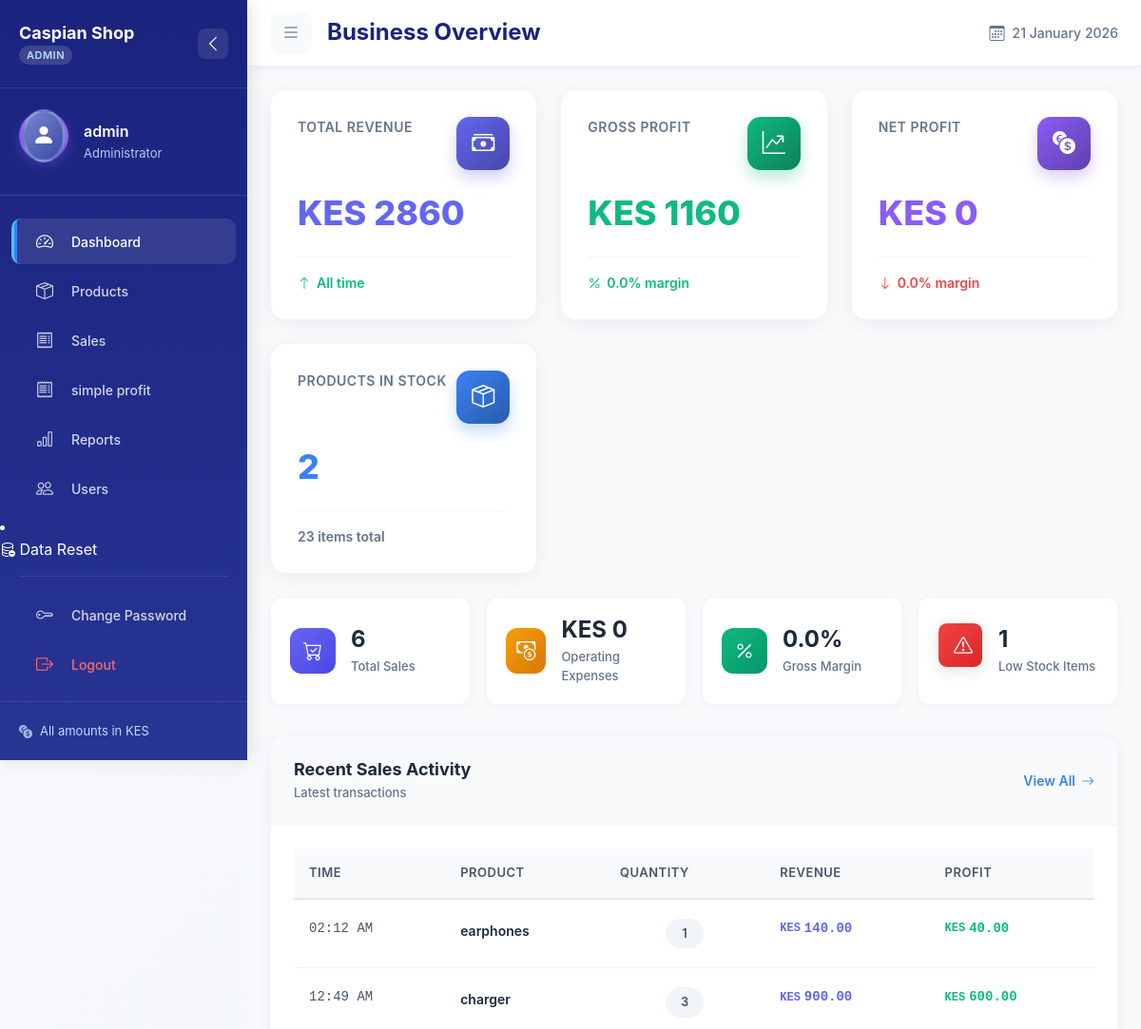
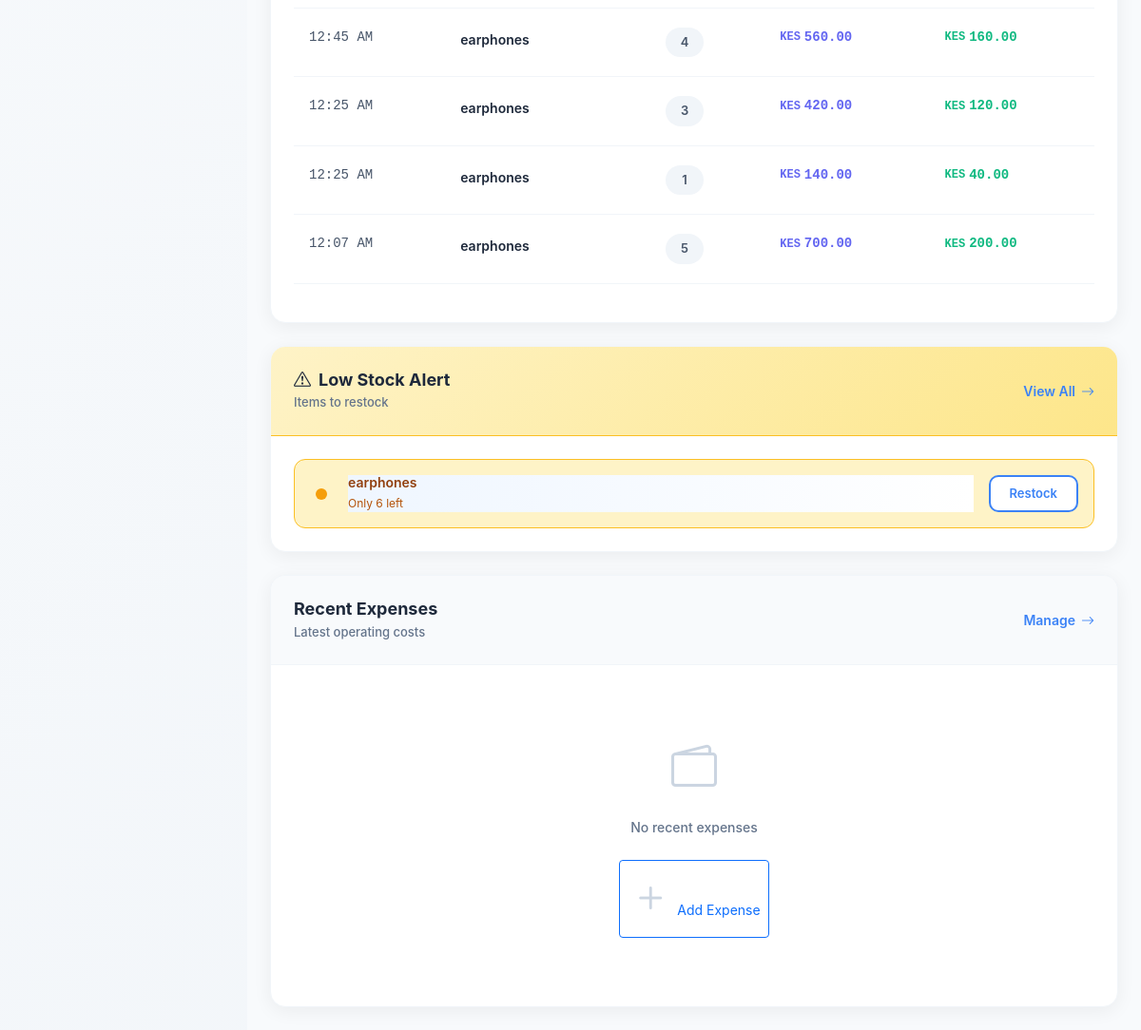
The app's page /admin/dashboard (signed in), older data (2 pictures, top to bottom).
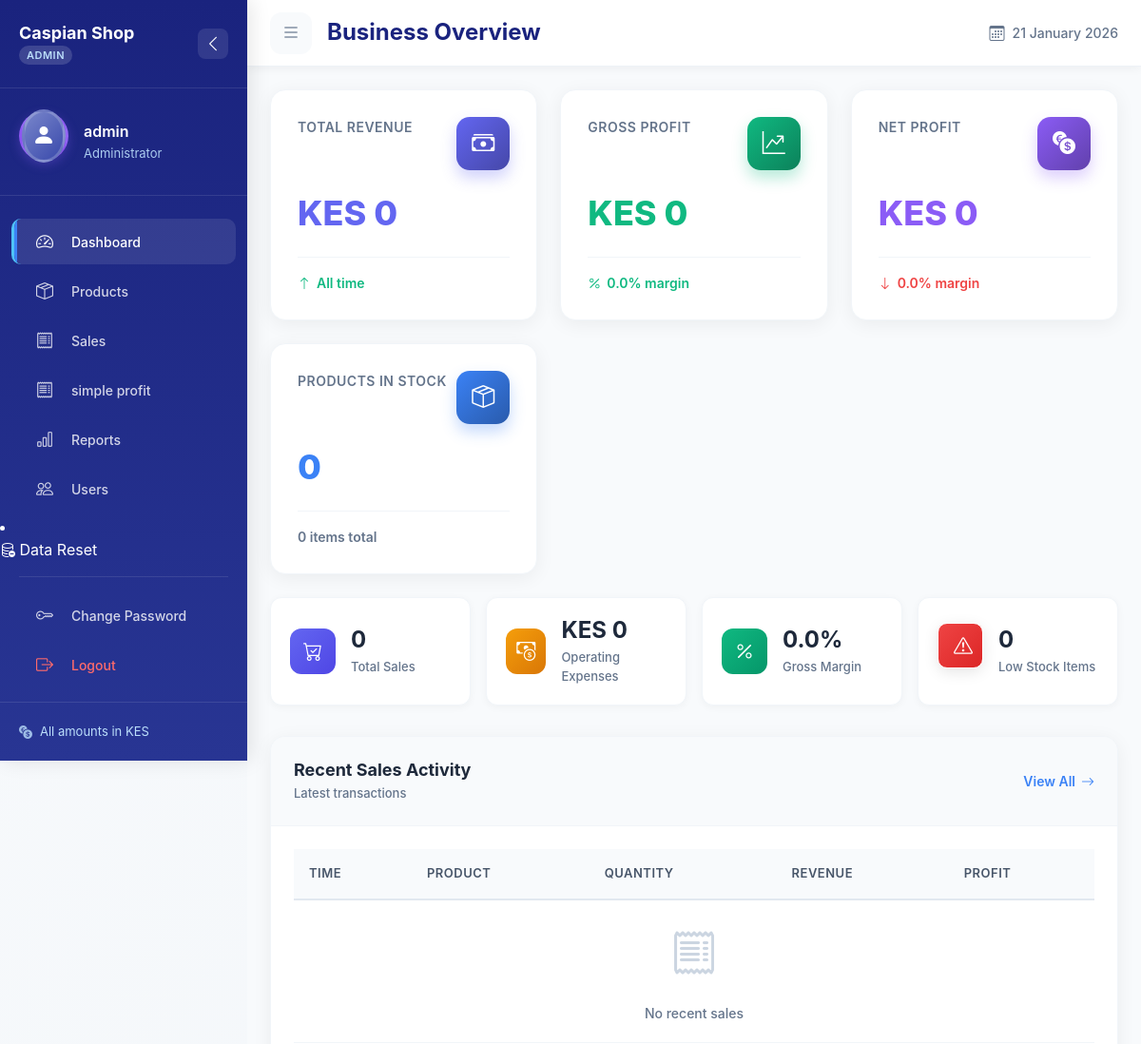
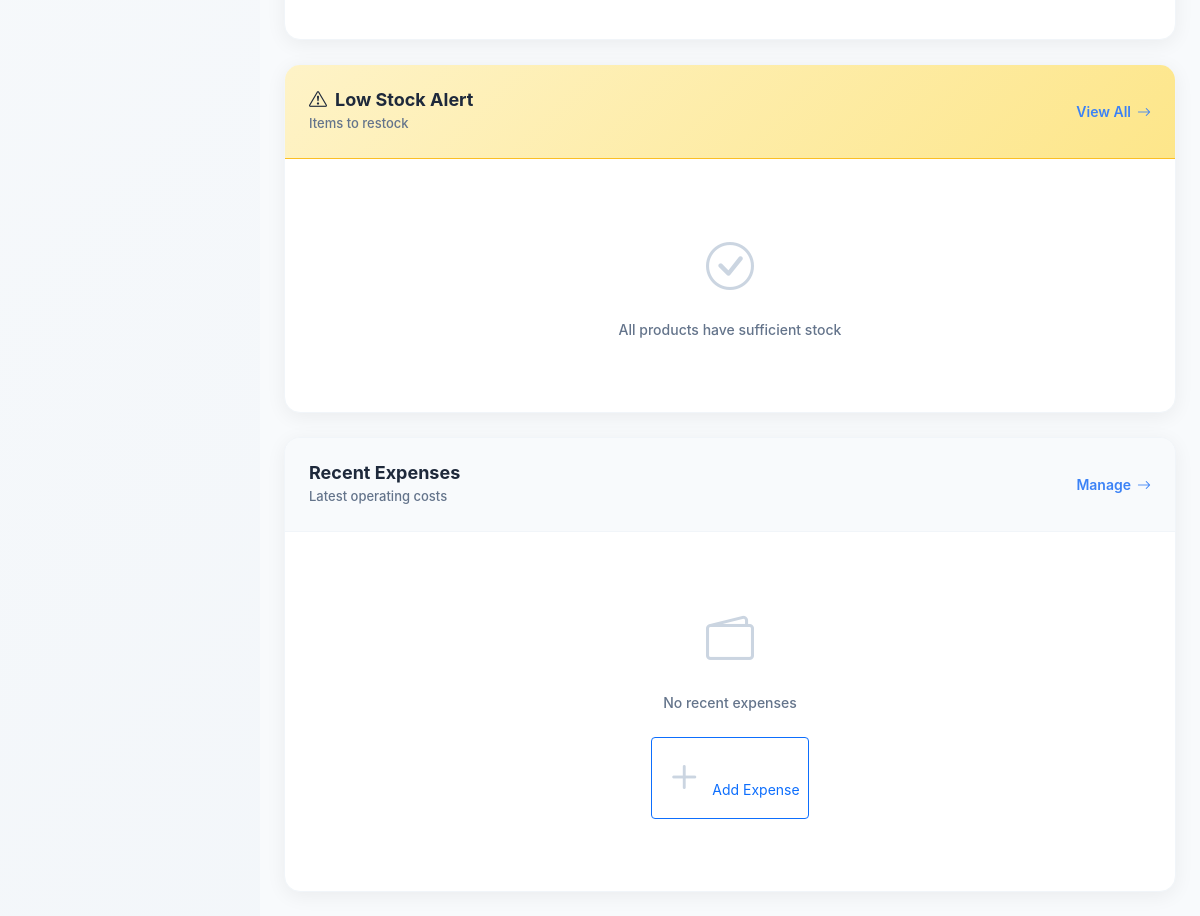
The same page, newer data (2 pictures, top to bottom).
### tables this page shows
CREATE TABLE sales (
                id INTEGER PRIMARY KEY AUTOINCREMENT,
                product_id INTEGER NOT NULL,
                quantity_sold INTEGER NOT NULL,
                total_price REAL NOT NULL,
                profit REAL NOT NULL,
                sale_date TIMESTAMP DEFAULT CURRENT_TIMESTAMP,
                FOREIGN KEY (product_id) REFERENCES products (id)
            );

CREATE TABLE products (
                id INTEGER PRIMARY KEY AUTOINCREMENT,
                name TEXT NOT NULL,
                buying_price REAL NOT NULL,
                selling_price REAL NOT NULL,
                quantity INTEGER NOT NULL,
                image_filename TEXT,
                created_at TIMESTAMP DEFAULT CURRENT_TIMESTAMP
            );

### app.py (the view)
@app.route('/admin/dashboard')
@login_required
def admin_dashboard():
    if not current_user.is_admin:
        return redirect(url_for('employee_dashboard'))
    try:
        summary = db.get_sales_summary() or {'total_sales': 0, 'total_revenue': 0, 'total_gross_profit': 0}
        low_stock = db.get_low_stock_products(threshold=10)
        best_selling = db.get_best_selling_products(limit=5)
        recent_sales_data = db.get_all_sales()[:10]
        today = date.today().isoformat()
        profit_data = db.get_profit_analysis(today, today)
        formatted_sales = []
        for sale in recent_sales_data:
            sale_dict = dict(sale) if not isinstance(sale, dict) else sale
            sale_dict['display_time'] = format_date_for_display(sale_dict.get('sale_date'))
            formatted_sales.append(sale_dict)
        products = db.get_all_products()
        total_products = len(products)
        total_items = sum(p.get('quantity', 0) for p in products)
        recent_expenses = db.get_all_expenses()[:5]
        return render_template('admin_dashboard.html',
                             summary=summary,
                             profit_data=profit_data,
                             low_stock=low_stock,
                             best_selling=best_selling,
                             recent_sales=formatted_sales,
                             recent_expenses=recent_expenses,
                             total_products=total_products,
                             total_items=total_items)
    except Exception as e:
        flash(f'Error loading dashboard: {str(e)}', 'error')
        return render_template('admin_dashboard.html',
                             summary={'total_sales': 0, 'total_revenue': 0, 'total_gross_profit': 0},
                             profit_data={},
                             low_stock=[],
                             best_selling=[],
                             recent_sales=[],
                             recent_expenses=[],
                             total_products=0,
                             total_items=0)

### app.py (called while the page is built)
def format_date_for_display(date_value):
    if not date_value:
        return 'N/A'
    if isinstance(date_value, datetime):
        return date_value.strftime('%I:%M %p')
    if isinstance(date_value, str):
        try:
            for fmt in ['%Y-%m-%d %H:%M:%S.%f', '%Y-%m-%d %H:%M:%S', '%Y-%m-%d']:
                try:
                    dt = datetime.strptime(date_value, fmt)
                    return dt.strftime('%I:%M %p')
                except ValueError:
                    continue
            if ' ' in date_value:
                return date_value.split(' ')[1][:5]
            return date_value[:5]
        except:
            return str(date_value)[:5]
    return str(date_value)[:5]

@login_manager.user_loader
def load_user(user_id):
    user_data = db.get_user_by_id(user_id)
    if user_data:
        return User(id=user_data['id'], username=user_data['username'], role=user_data['role'])
    return None

@app.context_processor
def inject_now():
    return {'now': datetime.now()}

@app.teardown_appcontext
def close_db_connection(exception=None):
    db.close_connection()

### models.py (called while the page is built)
    @property
    def is_admin(self):
        return self.role == 'admin'

### templates/admin_dashboard.html (shortened to what the changed rows need)
{% extends "admin_base.html" %}
{% block page_title %}Business Overview{% endblock %}
{% block admin_content %}
<div class="kpi-grid">
    <div class="kpi-card revenue">
        <div class="kpi-content">
            <div class="kpi-header">
                <span class="kpi-label">Total Revenue</span>
                <div class="kpi-icon">
                </div>
            </div>
            <h3 class="kpi-value">KES {{ "%.0f"|format(summary.total_revenue) }}</h3>
            <div class="kpi-trend">
                <span class="trend-positive">
                </span>
            </div>
        </div>
    </div>
    <div class="kpi-card profit">
        <div class="kpi-content">
            <div class="kpi-header">
                <span class="kpi-label">Gross Profit</span>
                <div class="kpi-icon">
                </div>
            </div>
            <h3 class="kpi-value">KES {{ "%.0f"|format(summary.total_gross_profit) }}</h3>
            <div class="kpi-trend">
                <span class="trend-positive">
                </span>
            </div>
        </div>
    </div>
    <div class="kpi-card inventory">
        <div class="kpi-content">
            <div class="kpi-header">
                <span class="kpi-label">Products in Stock</span>
                <div class="kpi-icon">
                </div>
            </div>
            <h3 class="kpi-value">{{ total_products }}</h3>
            <div class="kpi-trend">
                <span class="trend-neutral">{{ total_items }} items total</span>
            </div>
        </div>
    </div>
</div>
<div class="quick-stats-row">
    <div class="stat-card">
        <div class="stat-info">
            <h4>{{ summary.total_sales }}</h4>
            <p>Total Sales</p>
        </div>
    </div>
    <div class="stat-card">
        <div class="stat-info">
            <h4>{{ low_stock|length }}</h4>
            <p>Low Stock Items</p>
        </div>
    </div>
</div>
<div class="dashboard-main-content">
    <div class="dashboard-card">
        <div class="card-body">
            <div class="data-table">
                <table class="table">
                    <thead>
                        <tr>
                            <th>Time</th>
                            <th>Product</th>
                            <th>Quantity</th>
                            <th>Revenue</th>
                            <th>Profit</th>
                        </tr>
                    </thead>
                    <tbody>
                        {% for sale in recent_sales %}
                        <tr>
                            <td>
                                <div class="time-cell">
                                    {{ sale.display_time if sale.display_time else 'N/A' }}
                                </div>
                            </td>
                            <td>
                                <div class="product-cell">
                                    <span class="product-name">{{ sale.product_name }}</span>
                                </div>
                            </td>
                            <td>
                                <div class="quantity-cell">
                                    <span class="quantity-value">{{ sale.quantity_sold }}</span>
                                </div>
                            </td>
                            <td>
                                <div class="revenue-cell">
                                    <span class="currency">KES</span>
                                    <span class="amount">{{ "%.2f"|format(sale.total_price) }}</span>
                                </div>
                            </td>
                            <td>
                                <div class="profit-cell">
                                    <span class="currency">KES</span>
                                    <span class="amount">{{ "%.2f"|format(sale.profit) }}</span>
                                </div>
                            </td>
                        </tr>
                        {% else %}
                        <tr>
                            <td colspan="5" class="empty-state">
                                <div class="empty-content">
                                    <i class="bi bi-receipt"></i>
                                    <p>No recent sales</p>
                                </div>
                            </td>
                        </tr>
                        {% endfor %}
                    </tbody>
                </table>
            </div>
        </div>
    </div>
    <div class="dashboard-two-column">
        <div class="dashboard-card alert-card">
            <div class="card-body">
                {% if low_stock %}
                <div class="alert-list">
                    {% for product in low_stock %}
                    <div class="alert-item">
                        <div class="alert-indicator">
                            <div class="indicator-dot"></div>
                        </div>
                        <div class="alert-info">
                            <h6 class="alert-title">{{ product.name }}</h6>
                            <span class="alert-meta">Only {{ product.quantity }} left</span>
                        </div>
                        <a href="{{ url_for('admin_edit_product', product_id=product.id) }}"
                           class="btn-action">
                            Restock
                        </a>
                    </div>
                    {% endfor %}
                </div>
                {% else %}
                <div class="empty-state">
                    <div class="empty-content">
                        <i class="bi bi-check-circle"></i>
                        <p>All products have sufficient stock</p>
                    </div>
                </div>
                {% endif %}
            </div>
        </div>
    </div>
</div>
{% endblock %}

Row changes from the older to the newer data that the page shows:
removed sales: display_time "02:12 AM", product_name "earphones", quantity_sold "1", total_price "140.00", profit "40.00"
removed sales: display_time "12:49 AM", product_name "charger", quantity_sold "3", total_price "900.00", profit "600.00"
removed sales: display_time "12:45 AM", product_name "earphones", quantity_sold "4", total_price "560.00", profit "160.00"
removed sales: display_time "12:25 AM", product_name "earphones", quantity_sold "3", total_price "420.00", profit "120.00"
removed sales: display_time "12:25 AM", product_name "earphones", quantity_sold "1", total_price "140.00", profit "40.00"
removed sales: display_time "12:07 AM", product_name "earphones", quantity_sold "5", total_price "700.00", profit "200.00"
removed products: name "earphones", quantity "6"
Text that changed along with them:
{{ "%.0f"|format(summary.total_revenue) }}: "2860" → "0"
{{ "%.0f"|format(summary.total_gross_profit) }}: "1160" → "0"
{{ total_products }}: "2" → "0"
{{ total_items }}: "23" → "0"
{{ summary.total_sales }}: "6" → "0"
{{ low_stock|length }}: "1" → "0"
text now shown: "No recent sales All products have sufficient stock"
